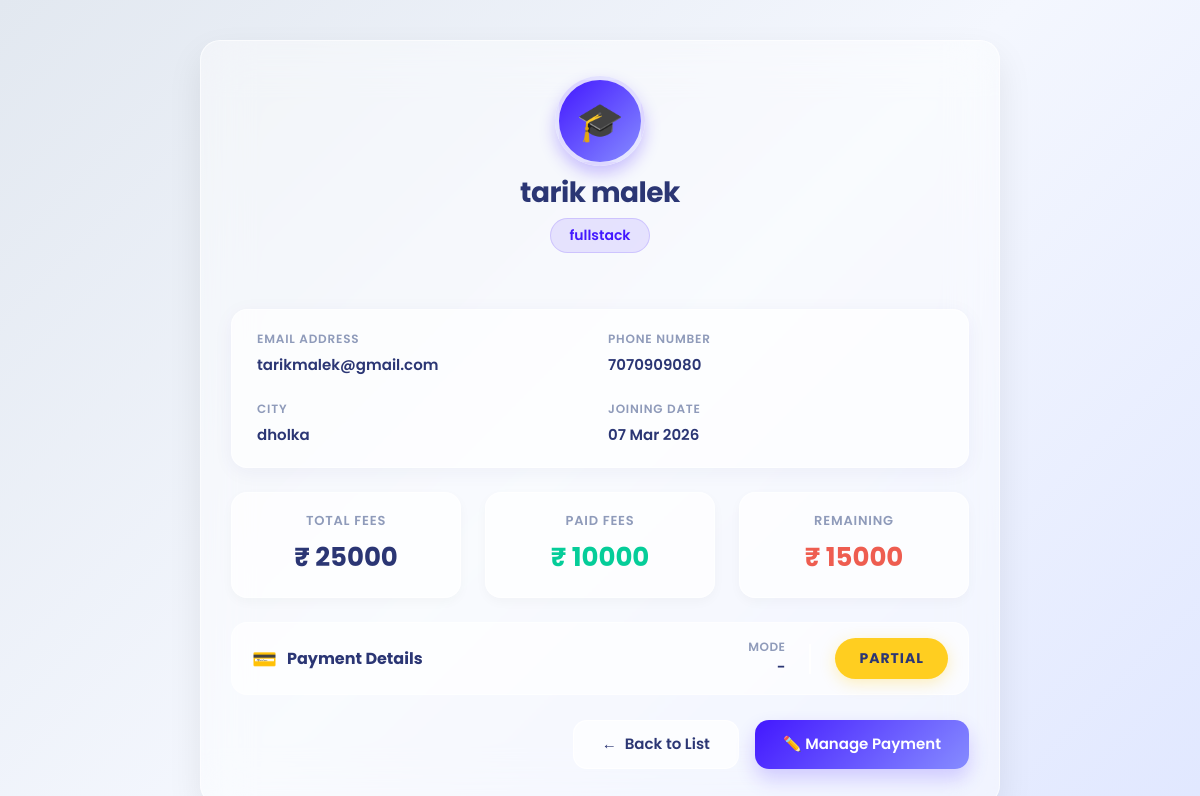
/student/view/89/, run on an earlier commit of the app's database.
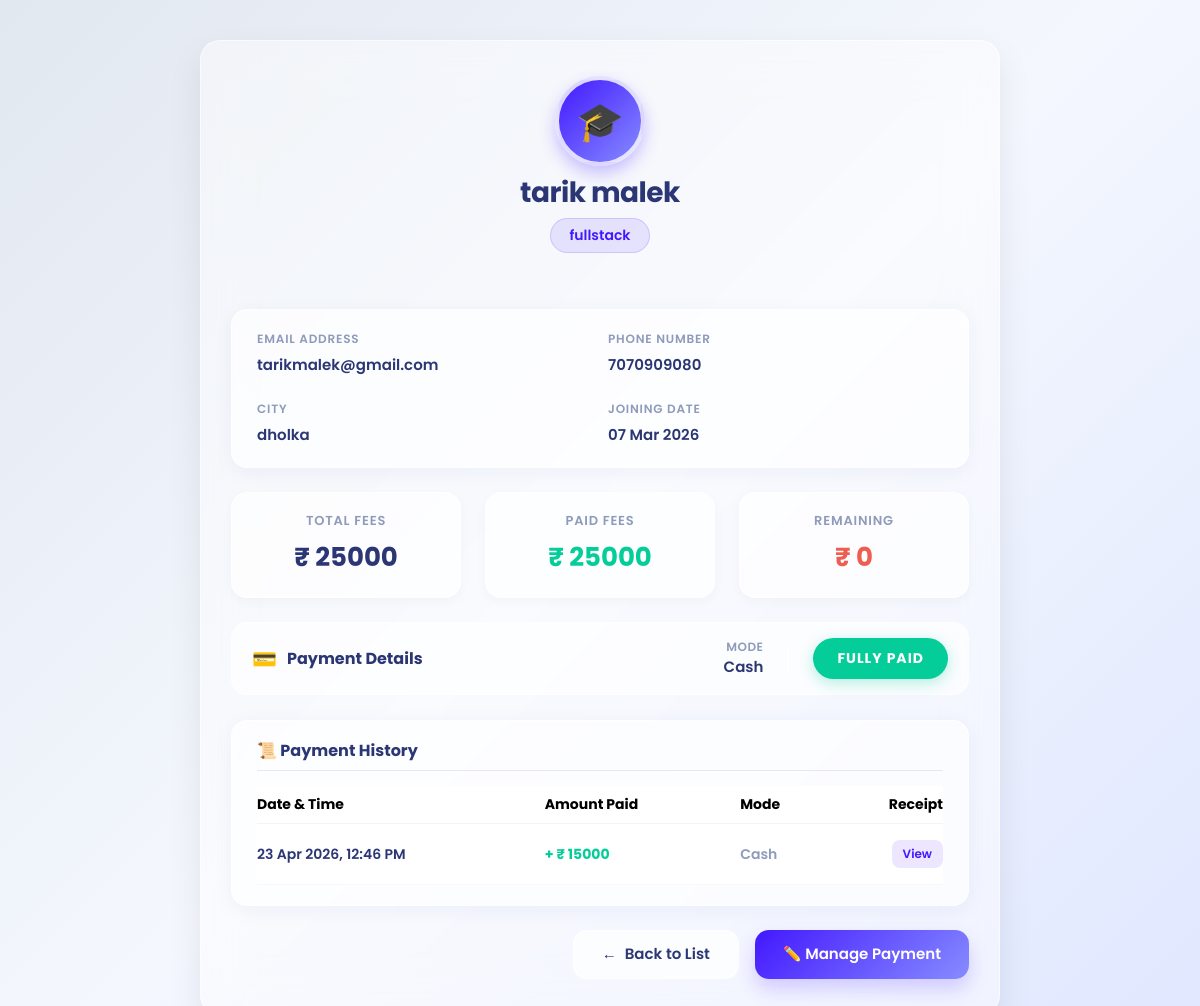
And on a later commit of the database.
### appname/models.py (models this page shows, shortened)
class Student(models.Model):
    FNAME = models.CharField(max_length=50)
    LNAME = models.CharField(max_length=50)
    BIRTHDAY = models.DateField(null=True, blank=True)
    GENDER = models.CharField(max_length=10, blank=True)
    EMAIL = models.EmailField(unique=False)
    PHONE = models.CharField(max_length=10, blank=True)
    ADDRESS = models.CharField(max_length=200, blank=True)
    CITY = models.CharField(max_length=50, blank=True)
    COLLEGENAME = models.CharField(max_length=100, blank=True)
    QUALIFICATION = models.CharField(max_length=50, blank=True, null=True)
    BRANCH = models.CharField(max_length=50, blank=True)
    PASSING_YEAR = models.CharField(max_length=10, blank=True)
    TECHNOLOGY = models.CharField(max_length=50, blank=True)
    STATUS_CHOICES = [
        ('visiting', 'Visiting'),
        ('adjoining', 'Adjoining'),
        ('pending', 'Pending'),
        ('rejected', 'Rejected'),
    ]
    status = models.CharField(
        max_length=20,
        choices=STATUS_CHOICES,
        default='visiting'
    )
    visiting_at = models.DateTimeField(auto_now_add=True)
    joining_at = models.DateTimeField(null=True, blank=True)
    COURSE_CHOICES = [
        ('python', 'Python'),
        ('django', 'Django'),
        ('fullstack', 'Full Stack'),
    ]
    course = models.CharField(
        max_length=50,
        choices=COURSE_CHOICES,
        null=True,
        blank=True
    )
    total_fees = models.IntegerField(null=True, blank=True)
    paid_fees = models.IntegerField(default=0)
    remaining_fees = models.IntegerField(null=True, blank=True)
    payment_method = models.CharField(max_length=50, null=True, blank=True)

class Installment(models.Model):
    student = models.ForeignKey(Student, on_delete=models.CASCADE, related_name="installments")
    amount = models.IntegerField()
    payment_date = models.DateTimeField(auto_now_add=True)
    payment_method = models.CharField(max_length=50, null=True, blank=True)

### appname/views.py (the view)
# urls.py: path('student/view/<int:id>/', views.student_view, name='student_view'),
def student_view(request, id):
    student = get_object_or_404(Student, id=id)
    return render(request, 'student_view.html', {'s': student})

### templates/student_view.html (shortened to what the changed rows need)
{% load static %}
<!DOCTYPE html>
<html lang="en">
<head>
    <link href="https://cdn.jsdelivr.net/npm/bootstrap@5.3.3/dist/css/bootstrap.min.css" rel="stylesheet">
</head>
<body>
<div class="glass-container">
    <div class="profile-header">
        <div class="profile-avatar">
            🎓
        </div>
        <h3>{{ s.FNAME }} {{ s.LNAME }}</h3>
        <p>{{ s.course|default:"No Course Assigned" }}</p>
    </div>
    <div class="glass-card mb-4">
        <div class="row g-3">
            <div class="col-sm-6 mb-2">
                <div class="info-label">Email Address</div>
                <div class="info-value">{{ s.EMAIL }}</div>
            </div>
            <div class="col-sm-6 mb-2">
                <div class="info-label">Phone Number</div>
                <div class="info-value">{{ s.PHONE }}</div>
            </div>
            <div class="col-sm-6">
                <div class="info-label">City</div>
                <div class="info-value">{{ s.CITY }}</div>
            </div>
            <div class="col-sm-6">
                <div class="info-label">Joining Date</div>
                <div class="info-value">{{ s.joining_at|date:"d M Y" }}</div>
            </div>
        </div>
    </div>
    <div class="row g-4 mb-4">
        <div class="col-md-4">
            <div class="summary-box">
                <h5>Total Fees</h5>
                <div class="amount total">₹ {{ s.total_fees|default:"0" }}</div>
            </div>
        </div>
        <div class="col-md-4">
            <div class="summary-box">
                <h5>Paid Fees</h5>
                <div class="amount paid">₹ {{ s.paid_fees|default:"0" }}</div>
            </div>
        </div>
        <div class="col-md-4">
            <div class="summary-box">
                <h5>Remaining</h5>
                <div class="amount remaining">₹ {{ s.remaining_fees|default:"0" }}</div>
            </div>
        </div>
    </div>
    <div class="status-container">
        <div class="d-flex align-items-center gap-4">
            <div class="text-end d-none d-sm-block">
                <div style="font-size: 12px; color: #8f9bba; font-weight: 600; text-transform: uppercase; letter-spacing: 0.5px;">Mode</div>
                <div style="font-weight: 600; color: #2b3674; font-size: 15px; text-transform: capitalize;">{{ s.payment_method|default:"-" }}</div>
            </div>
            <div>
                {% if s.remaining_fees == 0 %}
                    <span class="status-badge badge-paid">Fully Paid</span>
                {% elif s.paid_fees == 0 %}
                    <span class="status-badge badge-pending">Pending</span>
                {% else %}
                    <span class="status-badge badge-partial">Partial</span>
                {% endif %}
            </div>
        </div>
    </div>
    {% if s.installments.all %}
    <div class="glass-card mt-3 mb-4">
        <h5 style="font-weight: 700; color: #2b3674; font-size: 16px; margin-bottom: 15px; border-bottom: 1px solid rgba(43,54,116,0.1); padding-bottom: 10px;">📜 Payment History</h5>
        <div class="table-responsive">
            <table class="table table-borderless align-middle" style="margin: 0; font-size: 14px;">
                <thead style="border-bottom: 1px solid rgba(43,54,116,0.05); color: #8f9bba;">
                    <tr>
                        <th class="ps-0 py-2">Date & Time</th>
                        <th class="py-2">Amount Paid</th>
                        <th class="py-2">Mode</th>
                        <th class="text-end pe-0 py-2">Receipt</th>
                    </tr>
                </thead>
                <tbody>
                    {% for inst in s.installments.all|dictsortreversed:"payment_date" %}
                    <tr style="border-bottom: 1px solid rgba(43,54,116,0.03);">
                        <td class="ps-0 py-3 fw-semibold" style="color: #2b3674;">{{ inst.payment_date|date:"d M Y, h:i A" }}</td>
                        <td class="py-3 fw-bold" style="color: #05cd99;">+ ₹ {{ inst.amount }}</td>
                        <td class="py-3 fw-semibold" style="color: #8f9bba; text-transform: capitalize;">{{ inst.payment_method|default:"-" }}</td>
                        <td class="text-end pe-0 py-3">
                            <a href="{% url 'generate_receipt' inst.id %}" target="_blank" class="btn btn-sm" style="background: rgba(67, 24, 255, 0.1); color: #4318ff; border-radius: 8px; font-weight: 600; font-size: 12px; padding: 4px 10px;">View</a>
                        </td>
                    </tr>
                    {% endfor %}
                </tbody>
            </table>
        </div>
    </div>
    {% endif %}
</div>
</body>
</html>

What changed in the data, as far as the page shows it:
changed Student "tarik": paid_fees "10000" → "25000"; remaining_fees "15000" → "0"; payment_method "-" → "Cash"
added Installment: payment_date "23 Apr 2026, 12:46 PM", amount "15000", payment_method "Cash"
Also different on the page:
text no longer shown: "PARTIAL"
text now shown: "FULLY PAID 📜 Payment History Date & Time Amount Paid Mode Receipt"
